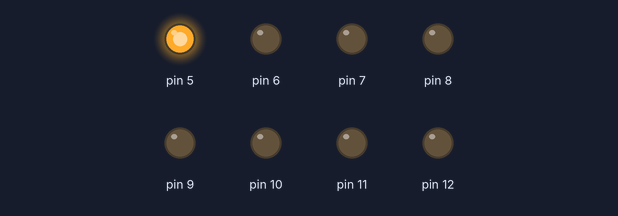
The sketch below on a simulated Arduino Uno, built with avr-gcc and run on an emulated ATmega328P. Shown: output pins drawn as LEDs (lit = HIGH).

Above: at 0.5 s.
At 2.5 s:
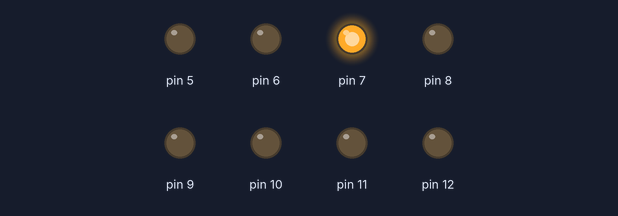
At 3.5 s:
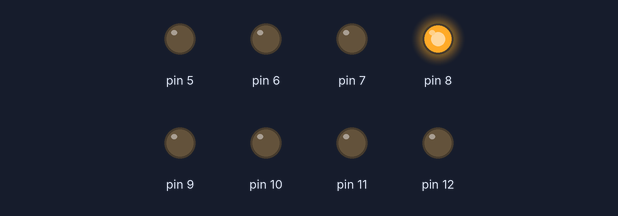
At 4.5 s:
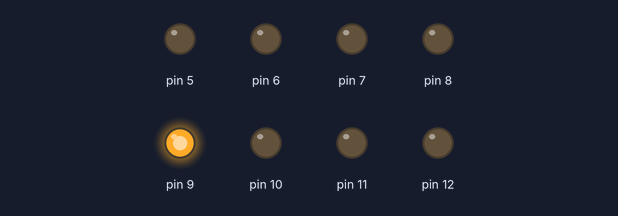
At 6.5 s:
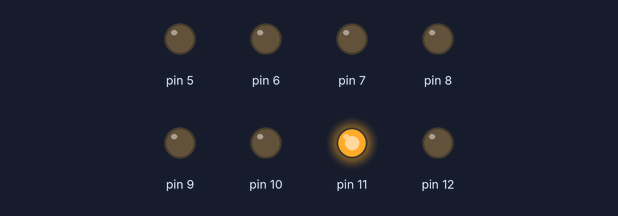
At 9.5 s:
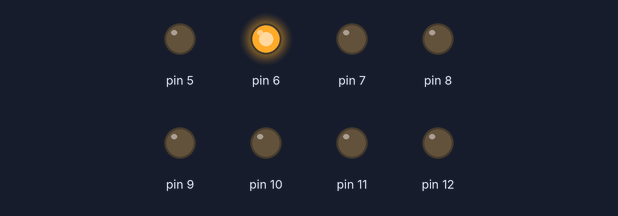
Timing chart, 0 to 10.4 s (numbered marks = the images above):
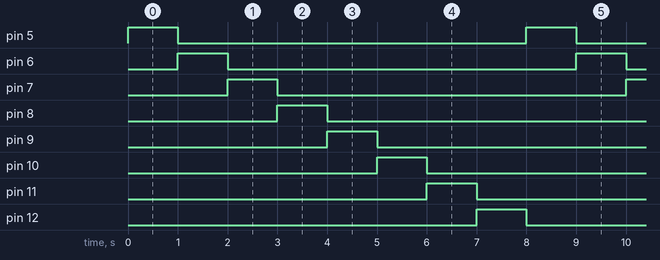

The sketch:

exp_02_02.ino
```cpp
// Лаборатория электроники и программирования
// Эксперимент 2
// Бегущий огонек на 8 светодиодах
//
void setup() {
   // настроить выводы 5,6,7,8,9,10,11,12 Arduino как OUTPUT
   pinMode(5,OUTPUT);
   pinMode(6,OUTPUT);
   pinMode(7,OUTPUT);
   pinMode(8,OUTPUT);
   pinMode(9,OUTPUT);
   pinMode(10,OUTPUT);
   pinMode(11,OUTPUT);
   pinMode(12,OUTPUT);
}

void loop() {
  // выключить 8 светодиодов
  ledsOff();
  // включить 1 светодиод
  digitalWrite(5, HIGH);
  // пауза 1000 мсек
  delay(1000);
  // выключить 8 светодиодов
  ledsOff();
  // включить 2 светодиод
  digitalWrite(6, HIGH);
  // пауза 1000 мсек
  delay(1000);
  // выключить 8 светодиодов
  ledsOff();
  // включить 3 светодиод
  digitalWrite(7, HIGH);
  // пауза 1000 мсек
  delay(1000);
  // выключить 8 светодиодов
  ledsOff();
  // включить 4 светодиод
  digitalWrite(8, HIGH);
  // пауза 1000 мсек
  delay(1000);
  // выключить 8 светодиодов
  ledsOff();
  // включить 5 светодиод
  digitalWrite(9, HIGH);
  // пауза 1000 мсек
  delay(1000);
  // выключить 8 светодиодов
  ledsOff();
  // включить 6 светодиод
  digitalWrite(10, HIGH);
  // пауза 1000 мсек
  delay(1000);
  // выключить 8 светодиодов
  ledsOff();
  // включить 7 светодиод
  digitalWrite(11, HIGH);
  // пауза 1000 мсек
  delay(1000);
  // выключить 8 светодиодов
  ledsOff();
  // включить 8 светодиод
  digitalWrite(12, HIGH);
  // пауза 1000 мсек
  delay(1000);
}
// функция выключения 8 светодиодов
void ledsOff() {
     // код функции
  digitalWrite(5, LOW);
  digitalWrite(6, LOW);
  digitalWrite(7, LOW);
  digitalWrite(8, LOW);
  digitalWrite(9, LOW);
  digitalWrite(10, LOW);
  digitalWrite(11, LOW);
  digitalWrite(12, LOW);
}
```

Measured:
- by itself, pin 5–12: alternates HIGH for 1.0 s and LOW for 7.0 s
- by itself, everything shown: repeats every 8.0 s, in 8 steps
